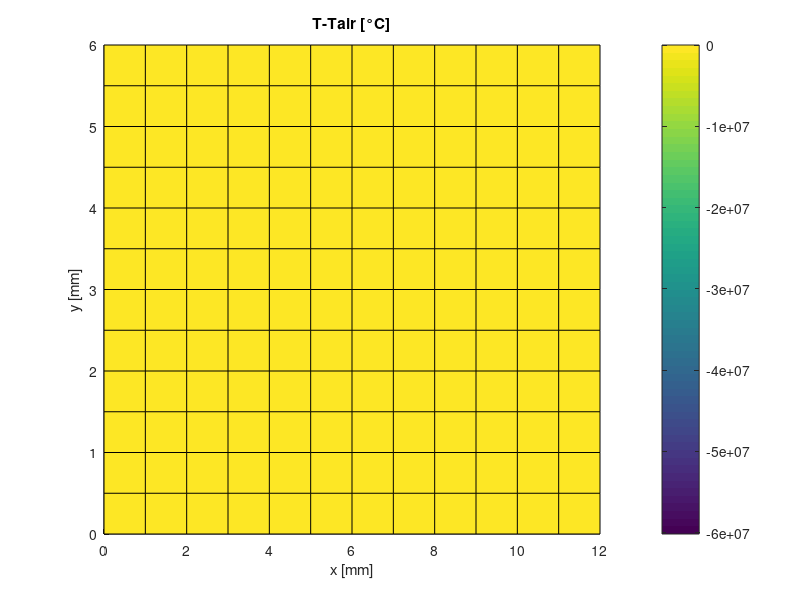
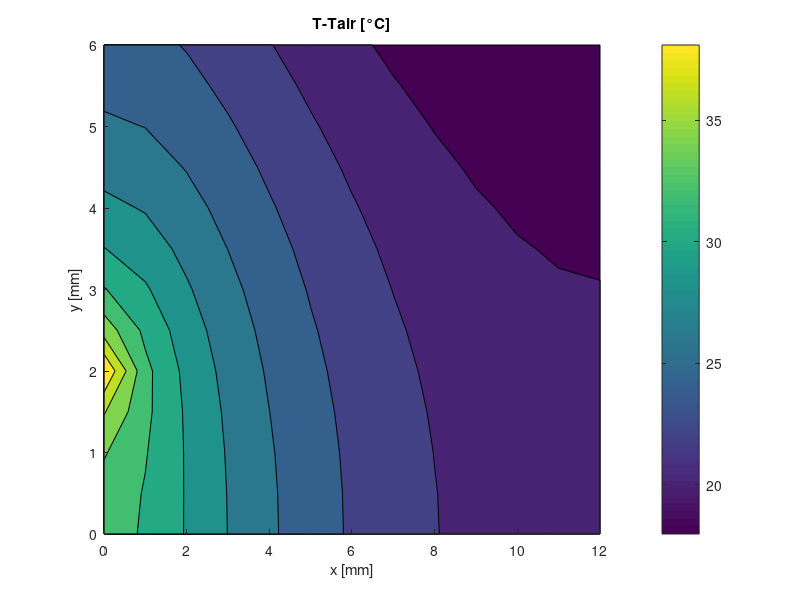

Write the MATLAB code that produced these figures, in order.

clear all
close all
clc

%% Lab 9 - Exercise 9

%% Data

ql= 50;      %[W/m]
cond  = 2;       %[W/m/K]
alpha = 1.5e6;   %[m^2/s]
Tair  = 30;      %[°C]
hh    = 100;     %[W/m^2/K]
Lx    = 12e-3;   %[m]    
Ly    = 6e-3;    %[m]
Lyh   = 2e-3;    %[m]

%% Grid Building
% Scelgo una porzione della piastra che includa un singolo riscaldatore
% sul contorno sinistro del dominio computazionale

dx = 1e-3;
dy = dx/2;

xvec = [0:dx:Lx]';
yvec = [0:dy:Ly]';
nx = length(xvec);
ny = length(yvec);
nh = round(Lyh/dy)+1;        %index of the heater position along the west side

[xmat,ymat] = meshgrid(xvec,yvec);
ntot = nx*ny;

%% Matrix and Known Vector Building

%Sparse Matrix and Known Vector Allocation
AA = sparse([],[],[],ntot,ntot,5*ntot);
rhs = zeros(ntot,1);

%Internal points
for icenter = 2:nx-1
    for jcenter = 2:ny-1
        kcenter = (jcenter-1)*nx+icenter;
        knorth  = kcenter+nx;
        ksouth  = kcenter-nx;
        keast   = kcenter+1;
        kwest   = kcenter-1;
        
        AA(kcenter,kcenter) = -2*cond*(1/dx^2+1/dy^2);
        AA(kcenter,keast)   = cond/(dx^2);
        AA(kcenter,kwest)   = cond/(dx^2);
        AA(kcenter,knorth)  = cond/(dy^2);
        AA(kcenter,ksouth)  = cond/(dy^2);
    end
end

%Boundary Conditions

%South - Adiabatic
jcenter = 1;
for icenter = 2:nx-1
    kcenter = (jcenter-1)*nx+icenter;
    knorth  = kcenter+nx;
    keast   = kcenter+1;
    kwest   = kcenter-1;

    AA(kcenter,kcenter) = cond*(-1/(dy^2)-1/(dx^2));
    AA(kcenter,keast)   = cond/(2*dx^2);
    AA(kcenter,kwest)   = cond/(2*dx^2);
    AA(kcenter,knorth)  = cond/(dy^2);
    
    rhs(kcenter) = 0;
end

%East - Adiabatic
icenter = nx;
for jcenter = 2:ny-1
    kcenter = (jcenter-1)*nx+icenter;
    knorth  = kcenter+nx;
    ksouth  = kcenter-nx;
    kwest   = kcenter-1;
    
    AA(kcenter,kcenter)  = cond*(-1/(dy^2)-1/(dx^2));
    AA(kcenter,ksouth)   = cond/(2*dy^2);
    AA(kcenter,kwest)    = cond/(dx^2);
    AA(kcenter,knorth)   = cond/(2*dy^2);
    
    rhs(kcenter) = 0;
end

%West - Adiabatic + Heat Supply
icenter = 1;
for jcenter = 2:ny-1
    kcenter = (jcenter-1)*nx+icenter;
    knorth  = kcenter+nx;
    ksouth  = kcenter-nx;
    keast   = kcenter+1;
    
    AA(kcenter,kcenter)  = cond*(-1/(dy^2)-1/(dx^2));
    AA(kcenter,ksouth)   = cond/(2*dy^2);
    AA(kcenter,keast)    = cond/(dx^2);
    AA(kcenter,knorth)   = cond/(2*dy^2);
    
    rhs(kcenter) = 0;
    
    if jcenter == nh
        rhs(kcenter) = -ql/(2*dx*dy);
    end
end

%North - Robin
jcenter = ny;
for icenter = 2:nx-1
    kcenter = (jcenter-1)*nx+icenter;
    ksouth  = kcenter-nx;
    keast   = kcenter+1;
    kwest   = kcenter-1;

    AA(kcenter,kcenter) = cond*(-1/(dy^2)-1/(dx^2))-hh/dy;
    AA(kcenter,keast)   = cond/(2*dx^2);
    AA(kcenter,kwest)   = cond/(2*dx^2);
    AA(kcenter,ksouth)  = cond/(dy^2);
    
    rhs(kcenter) = -hh*Tair/dy;
end

%South-West Corner
icenter = 1;
jcenter = 1;
kcenter = (jcenter-1)*nx+icenter;
keast   = kcenter+1;
knorth  = kcenter+nx;

AA(kcenter,kcenter) = cond*(-1/(dy^2)-1/(dx^2));
AA(kcenter,keast)   = cond/(dx^2);
AA(kcenter,knorth)  = cond/(dy^2);

rhs(kcenter) = 0;

%South-East Corner
icenter = nx;
jcenter = 1;
kcenter = (jcenter-1)*nx+icenter;
kwest   = kcenter-1;
knorth  = kcenter+nx;

AA(kcenter,kcenter) = cond*(-1/(dy^2)-1/(dx^2));
AA(kcenter,kwest)   = cond/(dx^2);
AA(kcenter,knorth)  = cond/(dy^2);

rhs(kcenter) = 0;

%North-East Corner
icenter = nx;
jcenter = ny;
kcenter = (jcenter-1)*nx+icenter;
kwest   = kcenter-1;
ksouth  = kcenter-nx;

AA(kcenter,kcenter) = cond*(-1/(dy^2)-1/(dx^2))-hh/dy;
AA(kcenter,kwest)   = cond/(dx^2);
AA(kcenter,ksouth)  = cond/(dy^2);

rhs(kcenter) = -hh*Tair/dy;

%North-West Corner
icenter = 1;
jcenter = ny;
kcenter = (jcenter-1)*nx+icenter;
keast   = kcenter+1;
ksouth  = kcenter-nx;

AA(kcenter,kcenter) = cond*(-1/(dy^2)-1/(dx^2))-hh/dy;
AA(kcenter,keast)   = cond/(dx^2);
AA(kcenter,ksouth)  = cond/(dy^2);

rhs(kcenter) = -hh*Tair/dy;


%% Steady state Solution and Plot

DeltaTT0 = AA\rhs - Tair;
TTmatrix = reshape(DeltaTT0,nx,ny);

figure (1)
hold on
surf(xmat*1e3,ymat*1e3,TTmatrix')
colorbar
xlabel('x [mm]');
ylabel('y [mm]');
title('T-Tair [°C]');

figure(2)
hold on
contourf(xmat*1e3,ymat*1e3,TTmatrix')
colorbar
xlabel('x [mm]');
ylabel('y [mm]');
title('T-Tair [°C]');

%% Transient State

deltat = 2; %[s]
BB = eye(length(AA))-AA*alpha*deltat/cond;  %nella definizione di AA è già contenuta la conducibilità!!
qv = zeros(length(BB),1);

%South - Adiabatic
jcenter = 1;
for icenter = 2:nx-1
    kcenter = (jcenter-1)*nx+icenter;
    knorth  = kcenter+nx;
    keast   = kcenter+1;
    kwest   = kcenter-1;

    BB(kcenter,kcenter) = cond*(-1/(dy^2)-1/(dx^2));
    BB(kcenter,keast)   = cond/(2*dx^2);
    BB(kcenter,kwest)   = cond/(2*dx^2);
    BB(kcenter,knorth)  = cond/(dy^2);
end

%East - Adiabatic
icenter = nx;
for jcenter = 2:ny-1
    kcenter = (jcenter-1)*nx+icenter;
    knorth  = kcenter+nx;
    ksouth  = kcenter-nx;
    kwest   = kcenter-1;
    
    BB(kcenter,kcenter)  = cond*(-1/(dy^2)-1/(dx^2));
    BB(kcenter,ksouth)   = cond/(2*dy^2);
    BB(kcenter,kwest)    = cond/(dx^2);
    BB(kcenter,knorth)   = cond/(2*dy^2);
end

%West - Adiabatic + Heat Supply
icenter = 1;
for jcenter = 2:ny-1
    kcenter = (jcenter-1)*nx+icenter;
    knorth  = kcenter+nx;
    ksouth  = kcenter-nx;
    keast   = kcenter+1;
    
    BB(kcenter,kcenter)  = cond*(-1/(dy^2)-1/(dx^2));
    BB(kcenter,ksouth)   = cond/(2*dy^2);
    BB(kcenter,keast)    = cond/(dx^2);
    BB(kcenter,knorth)   = cond/(2*dy^2);
    if jcenter == nh
            qv(kcenter) = ql/(2*dx*dy);
    end
end

%North - Robin
jcenter = ny;
for icenter = 2:nx-1
    kcenter = (jcenter-1)*nx+icenter;
    ksouth  = kcenter-nx;
    keast   = kcenter+1;
    kwest   = kcenter-1;

    BB(kcenter,kcenter) = cond*(-1/(dy^2)-1/(dx^2))-hh/dy;
    BB(kcenter,keast)   = cond/(2*dx^2);
    BB(kcenter,kwest)   = cond/(2*dx^2);
    BB(kcenter,ksouth)  = cond/(dy^2);
end

%South-West Corner
icenter = 1;
jcenter = 1;
kcenter = (jcenter-1)*nx+icenter;
keast   = kcenter+1;
knorth  = kcenter+nx;

BB(kcenter,kcenter) = cond*(-1/(dy^2)-1/(dx^2));
BB(kcenter,keast)   = cond/(dx^2);
BB(kcenter,knorth)  = cond/(dy^2);

%South-East Corner
icenter = nx;
jcenter = 1;
kcenter = (jcenter-1)*nx+icenter;
kwest   = kcenter-1;
knorth  = kcenter+nx;

BB(kcenter,kcenter) = cond*(-1/(dy^2)-1/(dx^2));
BB(kcenter,kwest)   = cond/(dx^2);
BB(kcenter,knorth)  = cond/(dy^2);

%North-East Corner
icenter = nx;
jcenter = ny;
kcenter = (jcenter-1)*nx+icenter;
kwest   = kcenter-1;
ksouth  = kcenter-nx;

BB(kcenter,kcenter) = cond*(-1/(dy^2)-1/(dx^2))-hh/dy;
BB(kcenter,kwest)   = cond/(dx^2);
BB(kcenter,ksouth)  = cond/(dy^2);

%North-West Corner
icenter = 1;
jcenter = ny;
kcenter = (jcenter-1)*nx+icenter;
keast   = kcenter+1;
ksouth  = kcenter-nx;

BB(kcenter,kcenter) = cond*(-1/(dy^2)-1/(dx^2))-hh/dy;
BB(kcenter,keast)   = cond/(dx^2);
BB(kcenter,ksouth)  = cond/(dy^2);


DeltaTT0_av = trapz(xvec,DeltaTT0(end-nx+1:end))/Tair %Average Temperature Difference on the North surface
DeltaTT_av = 0.01*DeltaTT0_av;
time=0;
TTold =  Tair*ones(size(DeltaTT0));
counter=0;
while DeltaTT_av < 0.95*DeltaTT0_av
    counter=counter+1;
    time = time + deltat
    rhs  = TTold + qv*deltat*alpha/cond;
    
    %South - Adiabatic
        rhs(2:nx-1) = 0;

    %East - Adiabatic
    icenter = nx;
    for jcenter = 2:ny-1
        kcenter = (jcenter-1)*nx+icenter;
        rhs(kcenter) = 0;
    end

    %West - Adiabatic + Heat Supply
    icenter = 1;
    for jcenter = 2:ny-1
        kcenter = (jcenter-1)*nx+icenter;
        if jcenter ~= nh
            rhs(kcenter) = 0;
        end
    end

    %North - Robin
    jcenter = ny;
    for icenter = 2:nx-1
        kcenter = (jcenter-1)*nx+icenter;
        rhs(kcenter) = -hh*Tair/dy;
    end

    %South-West Corner
    rhs(1) = 0;

    %South-East Corner
    rhs(nx) = 0;

    %North-East Corner
    rhs(ny*nx) = -hh*Tair/dy;

    %North-West Corner
    rhs((ny-1)*nx+1) = -hh*Tair/dy;
    
    TTnew = BB\rhs;
    Temp(counter)=TTnew(end-nx+1);
    tempo(counter)=time;
    DeltaTT_av = abs(trapz(xvec,TTnew(end-nx+1:end)-Tair))/Tair
    TTmatrix = reshape(TTnew,nx,ny);

    figure(1)
    surf(xmat*1e3,ymat*1e3,TTmatrix')
    pause(0.2)
    TTold = TTnew;
end

request_time = time;
